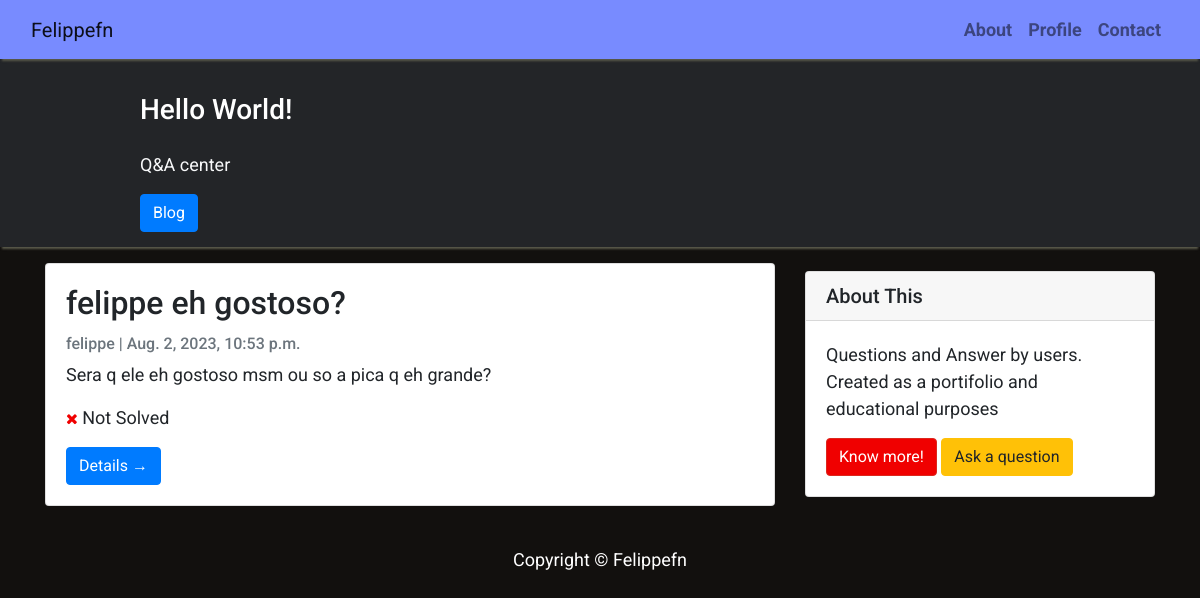
The app's page /qna/questions/, older data.
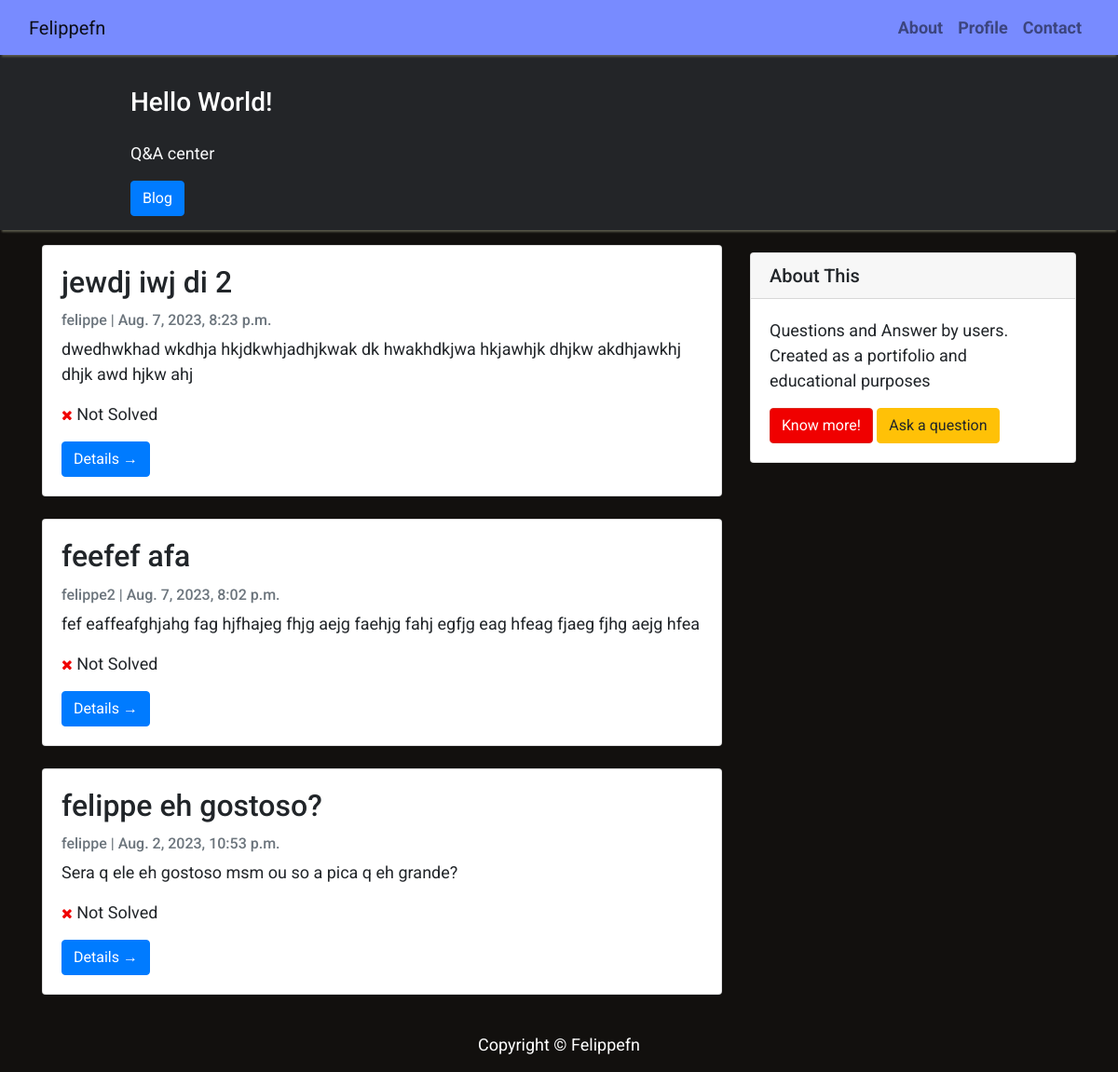
The same page, newer data.
### qna/models.py (models this page shows, shortened)
class Question(models.Model):
    title = models.CharField(max_length=200, blank=False)
    slug = models.SlugField(max_length=200, unique=True, blank=False)
    author = models.ForeignKey(User, on_delete= models.CASCADE, related_name='question_posts')
    updated_on = models.DateTimeField(auto_now= True)
    content = models.TextField()
    created_on = models.DateTimeField(auto_now_add=True)
    status = models.IntegerField(choices=STATUS, default=0)
    class Meta:
        ordering = ['-created_on']

### qna/views.py (the view)
# urls.py: path('questions/', views.QuestionList.as_view(), name='main'),
class QuestionList(generic.ListView):
    queryset = Question.objects.filter(status=0).order_by('-created_on')
    template_name = 'indexqa.html'

### templates/indexqa.html (shortened to what this page needs)
{% extends "base.html" %}
{% block content %}
<header class="masthead">
    <div class="container">
        <div class="row">
            <div class=" col-md-8 col-md-10 mx-auto">
                <div class="site-heading">
                    <h3 class=" site-heading my-4 mt-3 text-white"> Hello World!</h3>
                    <p class="text-light">Q&#38;A center &nbsp
                    </p>
                    <a href="{% url 'home' %}"><button type="button" class="btn btn-primary">Blog</button></a>
                </div>
            </div>
        </div>
    </div>
</header>
<div class="container">
    <div class="row">
        <div class="col-md-8 mt-3 left">
            {% for question in question_list %}
            <div class="card mb-4">
                <div class="card-body">
                    <h2 class="card-title">{{ question.title }}</h2>
                    <p class="card-text text-muted h6">{{ question.author }} | {{ question.created_on}} </p>
                    <p class="card-text">{{question.content|slice:":200" }}</p>
                    {% if question.status == 0 %}
                    <p class="card-text"><i class="fa fa-close" style="color: #f00000; opacity:1; font-size:15px"></i> Not Solved</p>
                    {% else %}
                    <p class="card-text"><i class="fa fa-check" style="color: #04aa6d; opacity:1;  font-size:15px"></i> Solved</p>
                    {% endif %}
                    <a href="{% url 'question_detail' question.slug  %}" class="btn btn-primary">Details &rarr;</a>
                </div>
            </div>
            {% endfor %}
        </div>
        <div class="col-md-4 float-right ">
            <div class="card my-4">
                    <h5 class="card-header">About This</h5>
                <div class="card-body">
                    <p class="card-text">Questions and Answer by users. Created as a portifolio and educational purposes</p>
                    <a href="http://felippefn.com"
                       class="btn btn-danger">Know more!</a>
                       <a href="{% url 'create_question' %}" class="btn btn-warning">Ask a question</a>
                </div>
            </div>
            </div>
    </div>
</div>
{%endblock%}

Row changes from the older to the newer data that the page shows:
added Question: title "jewdj iwj di 2", author "felippe", created_on "Aug. 7, 2023, 8:23 p.m.", content "dwedhwkhad wkdhja hkjdkwhjadhjkwak dk hwakhdkjwa hkjawhjk dhjkw akdhjawkhj dhjk awd hjkw ahj", status 0 (drawn)
added Question: title "feefef afa", author "felippe2", created_on "Aug. 7, 2023, 8:02 p.m.", content "fef eaffeafghjahg fag hjfhajeg fhjg aejg faehjg fahj egfjg eag hfeag fjaeg fjhg aejg hfea", status 0 (drawn)
